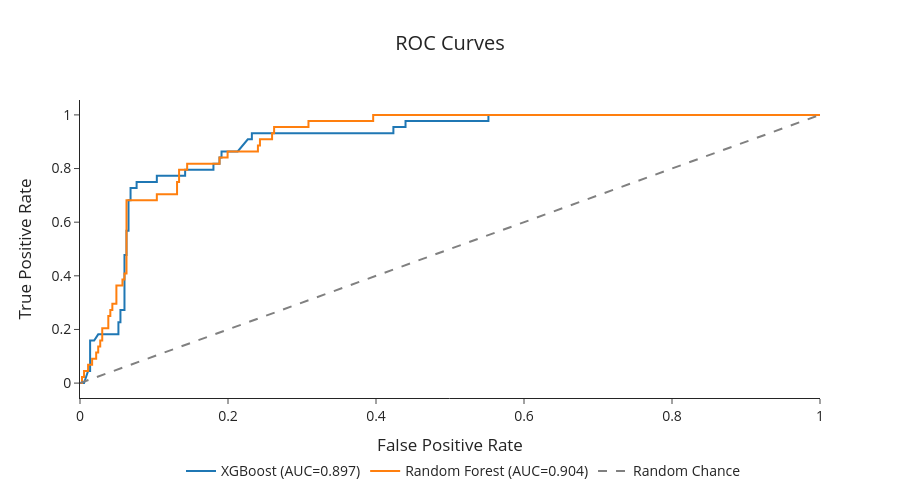

The cell this chart's notebook holds for it:
### Markdown cell above
Below we create visualizations based on each models performance. We first create and compare ROC Curves for each Model

### Code cell
roc_fig = go.Figure()

for model_name in best_models.keys():
    model_results = [r for r in evaluation_results if r['model'] == model_name]
    y_true = np.concatenate([r['y_true'] for r in model_results])
    y_score = np.concatenate([r['y_proba'] for r in model_results])

    fpr, tpr, _ = roc_curve(y_true, y_score)
    roc_auc = auc(fpr, tpr)
    roc_fig.add_trace(go.Scatter(
        x=fpr, 
        y=tpr, 
        mode='lines', 
        name=f'{model_name} (AUC={roc_auc:.3f})')
    )

roc_fig.add_trace(go.Scatter(
    x=[0, 1], 
    y=[0, 1], 
    mode='lines', 
    name='Random Chance', 
    line=dict(dash='dash', color='gray'))
    )

roc_fig.update_layout(
    title={'text':'ROC Curves', 'x':0.5, 'xanchor':'center'}, 
    xaxis_title='False Positive Rate', 
    yaxis_title='True Positive Rate', 
    width=900,
    height=500, 
    template='simple_white',
    legend=dict(
        orientation="h",
        yanchor="bottom",
        y=-0.3,
        xanchor="right",
        x=0.9
    ), 
    font=dict(size=14),
)

roc_fig.show()
roc_fig.write_image(f"{path_png}/roc_curves.png", scale=2)
